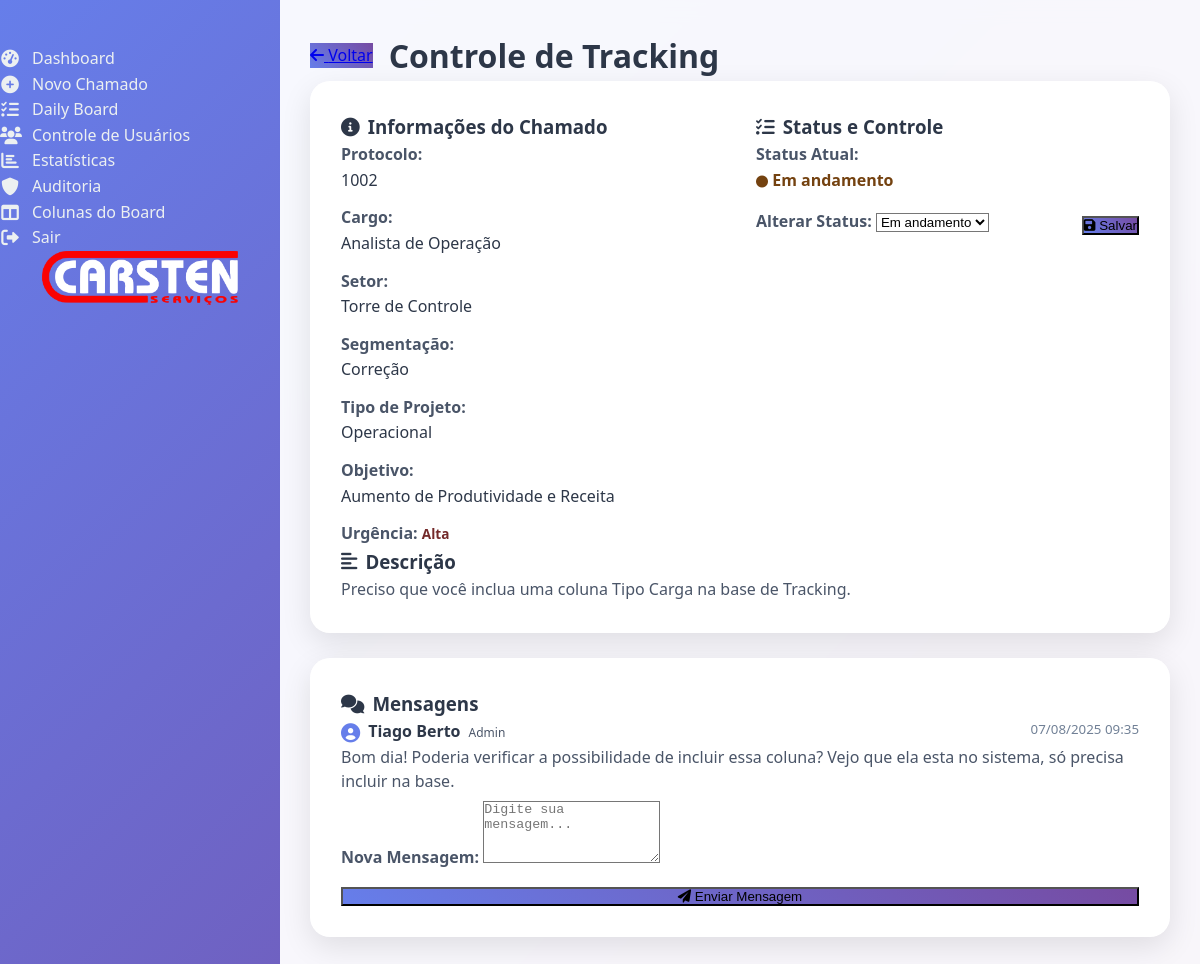
The page /chamado/2 (signed in) on the database its author committed.
### app.py (models this page shows)
class Chamado(db.Model):
    id = db.Column(db.Integer, primary_key=True)
    protocolo = db.Column(db.String(20), unique=True, nullable=True)  # permitir nulo na criação
    titulo = db.Column(db.String(200))
    descricao = db.Column(db.Text)
    urgencia = db.Column(db.String(20))
    status = db.Column(db.String(20), default='Aberto')
    usuario_id = db.Column(db.Integer, db.ForeignKey('usuario.id'))
    anexo = db.Column(db.String(255))  # nome do arquivo anexo
    cargo = db.Column(db.String(100))
    setor = db.Column(db.String(100))
    objetivo = db.Column(db.String(100))
    tipo_projeto = db.Column(db.String(100))
    segmentacao = db.Column(db.String(100))
    responsavel_id = db.Column(db.Integer, db.ForeignKey('usuario.id'), nullable=True)
    responsavel = db.relationship('Usuario', foreign_keys=[responsavel_id])

class Mensagem(db.Model):
    id = db.Column(db.Integer, primary_key=True)
    conteudo = db.Column(db.Text)
    chamado_id = db.Column(db.Integer, db.ForeignKey('chamado.id'))
    autor_id = db.Column(db.Integer, db.ForeignKey('usuario.id'))
    data_envio = db.Column(db.DateTime, default=datetime.utcnow)
    anexo = db.Column(db.String(255))  # nome do arquivo anexo

class Usuario(db.Model, UserMixin):
    id = db.Column(db.Integer, primary_key=True)
    nome = db.Column(db.String(100))
    email = db.Column(db.String(100), unique=True)
    senha = db.Column(db.String(200))
    tipo = db.Column(db.String(20))  # 'admin' ou 'usuario'

### app.py (the view, shortened to what this page needs)
@app.route('/chamado/<int:id>', methods=['GET', 'POST'])
@login_required
def detalhes_chamado(id):
    chamado = Chamado.query.get_or_404(id)
    mensagens = Mensagem.query.filter_by(chamado_id=id).order_by(Mensagem.data_envio).all()
    for msg in mensagens:
        if not MensagemLida.query.filter_by(mensagem_id=msg.id, usuario_id=current_user.id).first():
            leitura = MensagemLida()
            leitura.mensagem_id = msg.id
            leitura.usuario_id = current_user.id
            db.session.add(leitura)
    db.session.commit()
    usuarios = Usuario.query.all()
    return render_template('detalhes_chamado.html', chamado=chamado, mensagens=mensagens, usuarios=usuarios)

### app.py (called while the page is built)
def to_brasilia(dt):
    if dt is None:
        return None
    if dt.tzinfo is None:
        return pytz.utc.localize(dt).astimezone(BR_TZ)
    return dt.astimezone(BR_TZ)

@login_manager.user_loader
def load_user(user_id):
    return db.session.get(Usuario, int(user_id))

@app.template_filter('to_brasilia')
def to_brasilia_filter(dt):
    return to_brasilia(dt)

### templates/detalhes_chamado.html (shortened to what this page needs)
{% extends 'base.html' %}
{% block content %}
  <div style="max-width: 900px; margin: 0 auto;">
    <div style="display: flex; align-items: center; gap: 1rem; margin-bottom: 2rem;">
      <a href="{{ url_for('dashboard') }}" class="btn" style="flex: 0 0 auto;">
        <i class="fas fa-arrow-left"></i>
        Voltar
      </a>
      <h1 style="margin: 0; flex: 1;">{{ chamado.titulo }}</h1>
    </div>
    <div class="card">
      <div style="display: grid; grid-template-columns: 1fr 1fr; gap: 2rem;">
        <div>
          <h3 style="color: #2d3748; margin-bottom: 1rem; display: flex; align-items: center; gap: 0.5rem;">
            <i class="fas fa-info-circle"></i>
            Informações do Chamado
          </h3>
          <div style="display: flex; flex-direction: column; gap: 0.75rem;">
            <div>
              <label style="font-weight: 600; color: #4a5568;">Protocolo:</label>
              <p style="margin: 0.25rem 0; color: #2d3748;">{{ chamado.protocolo }}</p>
            </div>
            <div>
              <label style="font-weight: 600; color: #4a5568;">Cargo:</label>
              <p style="margin: 0.25rem 0; color: #2d3748;">{{ chamado.cargo }}</p>
            </div>
            <div>
              <label style="font-weight: 600; color: #4a5568;">Setor:</label>
              <p style="margin: 0.25rem 0; color: #2d3748;">{{ chamado.setor }}</p>
            </div>
            <div>
              <label style="font-weight: 600; color: #4a5568;">Segmentação:</label>
              <p style="margin: 0.25rem 0; color: #2d3748;">{{ chamado.segmentacao }}</p>
            </div>
            <div>
              <label style="font-weight: 600; color: #4a5568;">Tipo de Projeto:</label>
              <p style="margin: 0.25rem 0; color: #2d3748;">{{ chamado.tipo_projeto }}</p>
            </div>
            <div>
              <label style="font-weight: 600; color: #4a5568;">Objetivo:</label>
              <p style="margin: 0.25rem 0; color: #2d3748;">{{ chamado.objetivo }}</p>
            </div>
            <div>
              <label style="font-weight: 600; color: #4a5568;">Urgência:</label>
              <span style="
                padding: 0.25rem 0.75rem;
                border-radius: 20px;
                font-size: 0.85rem;
                font-weight: 600;
                {% if chamado.urgencia == 'Baixa' %}background: #c6f6d5; color: #22543d;
                {% elif chamado.urgencia == 'Média' %}background: #fef5e7; color: #744210;
                {% elif chamado.urgencia == 'Alta' %}background: #fed7d7; color: #742a2a;
                {% else %}background: #fed7d7; color: #742a2a;{% endif %}
              ">
                {{ chamado.urgencia }}
              </span>
            </div>
          </div>
        </div>
        <div>
          <h3 style="color: #2d3748; margin-bottom: 1rem; display: flex; align-items: center; gap: 0.5rem;">
            <i class="fas fa-tasks"></i>
            Status e Controle
          </h3>
          <div style="display: flex; flex-direction: column; gap: 1rem;">
            <div>
              <label style="font-weight: 600; color: #4a5568;">Status Atual:</label>
              <div style="margin-top: 0.5rem;">
                <span style="
                  padding: 0.5rem 1rem;
                  border-radius: 8px;
                  font-weight: 600;
                  {% if chamado.status == 'Aberto' %}background: #c6f6d5; color: #22543d;
                  {% elif chamado.status == 'Em andamento' %}background: #fef5e7; color: #744210;
                  {% elif chamado.status == 'Finalizado' %}background: #bee3f8; color: #2a4365;
                  {% else %}background: #fed7d7; color: #742a2a;{% endif %}
                ">
                  <i class="fas fa-circle" style="font-size: 0.75rem; margin-right: 0.5rem;"></i>
                  {{ chamado.status }}
                </span>
              </div>
            </div>
            {% if current_user.tipo == 'admin' %}
            <div>
              <form method="POST" style="display: flex; gap: 0.5rem; align-items: end;">
                <div style="flex: 1;">
                  <label for="novo_status" style="font-weight: 600; color: #4a5568;">Alterar Status:</label>
                  <select name="novo_status" id="novo_status" style="margin-top: 0.25rem;">
                    <option value="Em andamento" {% if chamado.status=='Em andamento' %}selected{% endif %}>Em andamento</option>
                  </select>
                </div>
                <button type="submit" class="btn btn-success">
                  <i class="fas fa-save"></i>
                  Salvar
                </button>
              </form>
            </div>
            {% endif %}
          </div>
        </div>
      </div>
      <div style="margin-top: 2rem; padding-top: 2rem; border-top: 1px solid #e2e8f0;">
        <h3 style="color: #2d3748; margin-bottom: 1rem; display: flex; align-items: center; gap: 0.5rem;">
          <i class="fas fa-align-left"></i>
          Descrição
        </h3>
        <p style="color: #4a5568; line-height: 1.6; margin: 0;">{{ chamado.descricao }}</p>
      </div>
    </div>
    <div class="card">
      <h3 style="color: #2d3748; margin-bottom: 1.5rem; display: flex; align-items: center; gap: 0.5rem;">
        <i class="fas fa-comments"></i>
        Mensagens
      </h3>
      <div style="max-height: 400px; overflow-y: auto; margin-bottom: 1.5rem;">
        {% if mensagens %}
          {% for msg in mensagens %}
          <div style="
            margin-bottom: 1rem;
            padding: 1rem;
            background: #f7fafc;
            border-radius: 12px;
            border-left: 4px solid #667eea;
          ">
            <div style="display: flex; justify-content: space-between; align-items: flex-start; margin-bottom: 0.5rem;">
              <div style="display: flex; align-items: center; gap: 0.5rem;">
                <i class="fas fa-user-circle" style="color: #667eea; font-size: 1.2rem;"></i>
                <span style="font-weight: 600; color: #2d3748;">
                  {% set autor = usuarios|selectattr('id', 'equalto', msg.autor_id)|first %}
                  {{ autor.nome if autor else 'Usuário ' ~ msg.autor_id }}
                </span>
                <span style="
                  padding: 0.25rem 0.5rem;
                  background: #e2e8f0;
                  color: #4a5568;
                  border-radius: 12px;
                  font-size: 0.75rem;
                  font-weight: 500;
                ">
                  {{ autor.tipo|capitalize if autor else 'Usuário' }}
                </span>
              </div>
              <small style="color: #718096;">
                {% set data_brasilia = msg.data_envio|to_brasilia %}
                {{ data_brasilia.strftime('%d/%m/%Y %H:%M') }}
              </small>
            </div>
            <p style="color: #4a5568; margin: 0; line-height: 1.5;">{{ msg.conteudo }}</p>
          </div>
          {% endfor %}
        {% else %}
          <div style="text-align: center; padding: 2rem; color: #718096;">
            <i class="fas fa-comment-slash" style="font-size: 2rem; margin-bottom: 1rem; display: block;"></i>
            <p style="margin: 0;">Nenhuma mensagem ainda.</p>
            <small>Seja o primeiro a comentar!</small>
          </div>
        {% endif %}
      </div>
      <form method="POST" style="display: flex; flex-direction: column; gap: 1rem;">
        <div>
          <label for="mensagem" style="font-weight: 600; color: #4a5568;">Nova Mensagem:</label>
          <textarea
            name="mensagem"
            id="mensagem"
            placeholder="Digite sua mensagem..."
            required
            rows="4"
            style="margin-top: 0.5rem;"
          ></textarea>
        </div>
        <div style="display: flex; gap: 1rem;">
          <button type="submit" class="btn btn-success" style="flex: 1;">
            <i class="fas fa-paper-plane"></i>
            Enviar Mensagem
          </button>
        </div>
      </form>
    </div>
  </div>
{% endblock %}

### rows shown on the page
Chamado: titulo "Controle de Tracking", protocolo "1002", cargo "Analista de Operação", setor "Torre de Controle", segmentacao "Correção", tipo_projeto "Operacional", objetivo "Aumento de Produtividade e Receita", urgencia "Alta", status "Em andamento", novo_status "Em andamento", descricao "Preciso que você inclua uma coluna Tipo Carga na base de Tracking."
Mensagem: strftime "07/08/2025 09:35", conteudo "Bom dia! Poderia verificar a possibilidade de incluir essa coluna? Vejo que ela esta no sistema, só precisa incluir na base."
Usuario: nome "Tiago Berto", tipo "Admin"
